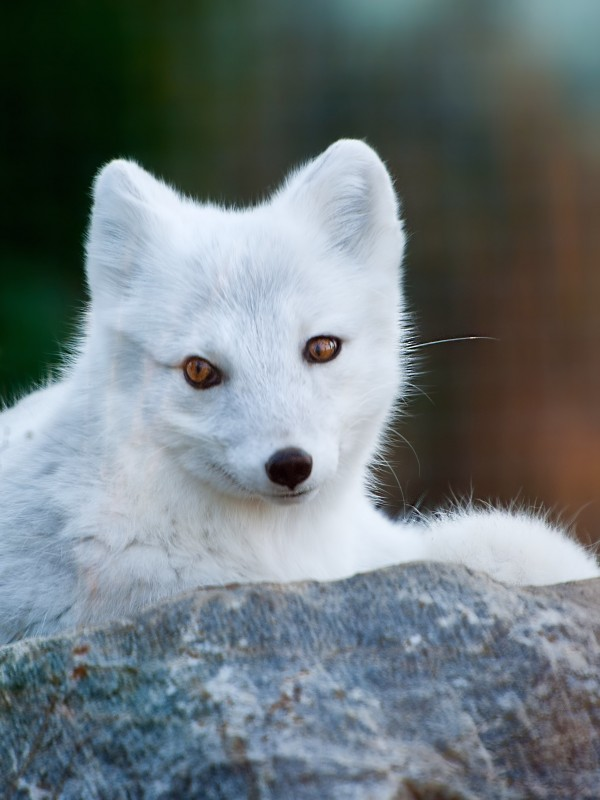
//> input picture hw_2/hw_2/fox.jpg, 600 x 800 px
$ ./main   (built with g++ and OpenCV 4)
//> lines starting //> are read from the running program, lines starting //| are printed output that depends on the picture
#include <iostream>
#include <opencv2\core\core.hpp>
#include <opencv2\highgui\highgui.hpp>
#include <opencv2\imgproc\imgproc.hpp>

using namespace std;
using namespace cv;

enum _State_ {
	STATE_OK = 0,
	STATE_EMPTY_IMAGE = 1
};

enum _ImageType_ {
	/* 8bit, color or not */
	IMAGE_UNCHANGED = -1,
	/* 8bit, gray */
	IMAGE_GRAYSCALE = 0,
	/* ?, color */
	IMAGE_COLOR = 1,
	/* any depth, ? */
	IMAGE_ANYDEPTH = 2,
	/* ?, any color */
	IMAGE_ANYCOLOR = 4,
	/* ?, no rotate */
	IMAGE_IGNORE_ORIENTATION = 128
};

enum _Channel {
	CM_BLUE = 0,
	CM_GREEN = 1,
	CM_RED = 2,
	CM_ALL = 3
};

namespace IProcess
{
	bool loadImage(char * file_name, _ImageType_ image_type, Mat * output_image);
	bool showImage(Mat input_image, char * window_name);
	bool findGroupMap(int16_t num_group, Mat input_image, Mat * output_group_map);
	bool findDistribution(Mat input_image, Mat * blue_hist, Mat * green_hist, Mat * red_hist, int16_t * number_distinct_values, int16_t * max_values);
	bool normalizeDistributions(Mat input_blue_hist, Mat input_green_hist, Mat input_red_hist, Mat histogram_image, Mat * output_blue_hist, Mat * output_green_hist, Mat * output_red_hist);
	bool plotHistogram(Mat * histogram_image, Mat blue_histogram, Mat green_histogram, Mat red_histogram, int histogram_size, int hist_height, int bin_width);
}

bool IProcess::loadImage(char * file_name, _ImageType_ image_type, Mat * output_image) {
//> called with file_name = "fox.jpg"
	*output_image = imread(file_name, image_type);
//> output_image is the input picture: 800 rows x 600 cols, CV_8UC3; mean B, G, R 122.7, 119.4, 109.1
	if (!(*output_image).data) {
		cout << "Could not open or find the image!!!" << endl;
		return false;
	}

	cout << "Load image successfully." << endl;
	cout << "Size: " << (*output_image).rows << "x" << (*output_image).cols << "x" << (*output_image).channels() << endl;
//| Size: 800x600x3
	/*imshow("aaa", *output_image);
	waitKey(0);*/
	return true;
}

bool IProcess::showImage(Mat input_image, char * window_name) {
	if (!input_image.data) {
		cout << "Image is not ready yet" << endl;
		return false;
	}

	cout << "Image showed ..." << endl;
	imshow(window_name, input_image);
	waitKey(0);
	cout << "Image closed ..." << endl;
	return true;
}

bool IProcess::findGroupMap(int16_t num_group, Mat input_image, Mat * output_group_map) {
//> called with num_group = 128
	if (num_group < 1) {
		cout << "Number of group must be a positive integer number." << endl;
		return false;
	}

	*output_group_map = Mat::zeros(input_image.rows, input_image.cols, input_image.type());

	int16_t range_length = 256 / num_group;

	for (int row = 0; row < input_image.rows; row++) {
		for (int col = 0; col < input_image.cols; col++) {
			for (int channel = 0; channel < 3; channel++) {
				(*output_group_map).at<Vec3b>(row, col)[channel] = input_image.at<Vec3b>(row, col)[channel] / range_length;
			}
		}
	}
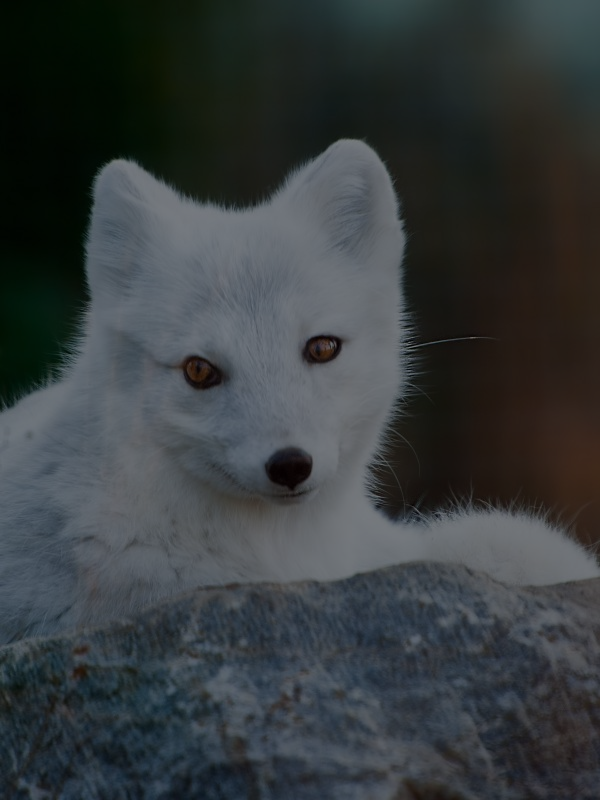
//> output_group_map: 800 rows x 600 cols, CV_8UC3; mean B, G, R 61.1, 59.5, 54.3

	return true;
}

bool IProcess::findDistribution(Mat input_image, Mat * blue_hist, Mat * green_hist, Mat * red_hist, int16_t * number_distinct_values, int16_t * max_value) {
	cout << "\nFind number of distinct values ..." << endl;
	*number_distinct_values = 0;
	*max_value = -1;
	Mat value_flag = Mat(255, 1, CV_8UC1, Scalar(0, 0));
	for (int row = 0; row < input_image.rows; row++) {
		for (int col = 0; col < input_image.cols; col++) {
			for (int channel = 0; channel < input_image.channels(); channel++) {
				int16_t value = input_image.at<Vec3b>(row, col)[channel];
				if (!value_flag.at<uchar>(value, 0)) {
					value_flag.at<uchar>(value, 0) = 1;
					*number_distinct_values += 1;
					if (value > *max_value) *max_value = value;
				}
			}
		}
	}
//> after the loop, value_flag = 255 values, max 1 at index 0, min 0 at index 128, mean 0.502
	cout << "Number of distinct values is: " << *number_distinct_values << endl;
//| Number of distinct values is: 128
	cout << "Max values is: " << *max_value << endl;
//| Max values is: 127

	cout << "Find distribution ..." << endl;
	/// Establish the number of bins
	int histSize = *max_value;
//> histSize = 127

	/// Separate the image in 3 places ( B, G and R )
	vector<Mat> bgr_planes;
	split(input_image, bgr_planes);
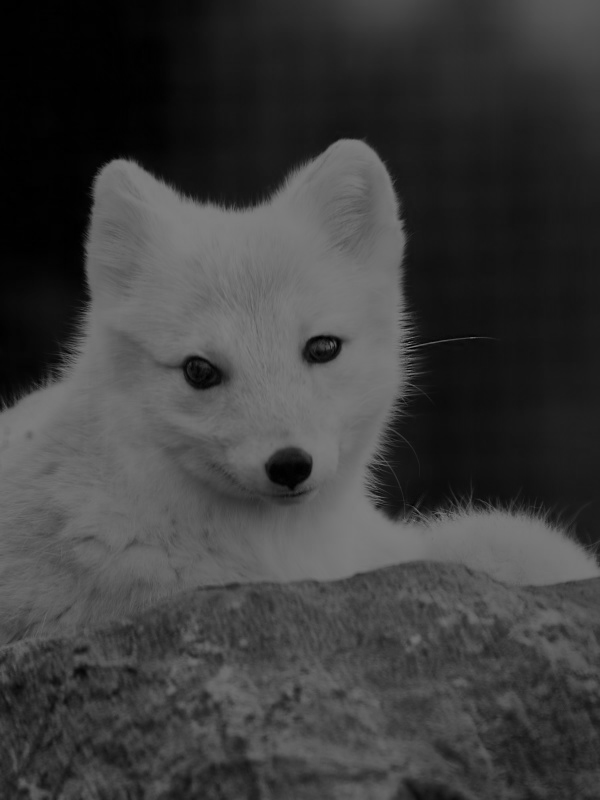
//> bgr_planes[0]: 800 rows x 600 cols, CV_8UC1; min 0, max 127, mean 61.1
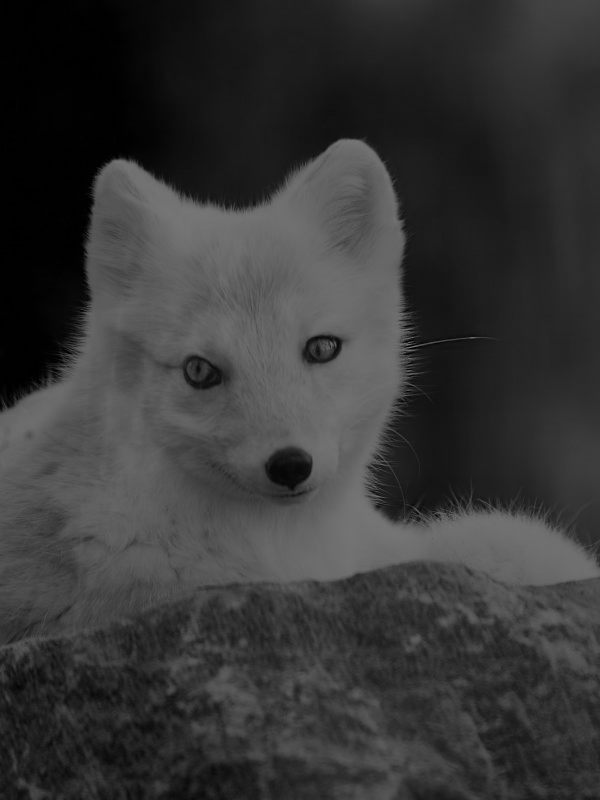
//> bgr_planes[2]: 800 rows x 600 cols, CV_8UC1; min 0, max 118, mean 54.3

	/// Set the ranges ( for B,G,R) )
	float range[] = { 0, histSize };
//> range = [0, 127]
	const float* histRange = { range };

	bool uniform = true;
	bool accumulate = false;

	/// Compute the histograms:
	calcHist(&bgr_planes[0], 1, 0, Mat(), *blue_hist, 1, &histSize, &histRange, uniform, accumulate);
//> blue_hist = 127 values, max 18157 at index 1, min 955 at index 126, mean 3776
	calcHist(&bgr_planes[1], 1, 0, Mat(), *green_hist, 1, &histSize, &histRange, uniform, accumulate);
//> green_hist = 127 values, max 11899 at index 28, min 0 at index 124, mean 3779.5
	calcHist(&bgr_planes[2], 1, 0, Mat(), *red_hist, 1, &histSize, &histRange, uniform, accumulate);
//> red_hist = 127 values, max 24336 at index 1, min 0 at index 119, mean 3779.5

	cout << "Find distribution successfully." << endl;

	return true;
}

bool IProcess::normalizeDistributions(Mat input_blue_hist, Mat input_green_hist, Mat input_red_hist, Mat histogram_image, Mat * output_blue_hist, Mat * output_green_hist, Mat * output_red_hist) {
	cout << "Normalize distribution ..." << endl;
	/// Normalize the result to [ 0, histImage.rows ]
	normalize(input_blue_hist, *output_blue_hist, 0, histogram_image.rows, NORM_MINMAX, -1, Mat());
	normalize(input_green_hist, *output_green_hist, 0, histogram_image.rows, NORM_MINMAX, -1, Mat());
	normalize(input_red_hist, *output_red_hist, 0, histogram_image.rows, NORM_MINMAX, -1, Mat());

	cout << "Normalize distribution successfully." << endl;

	return true;
}

bool IProcess::plotHistogram(Mat * histogram_image, Mat blue_histogram, Mat green_histogram, Mat red_histogram, int histogram_size, int hist_height, int bin_width) {
	cout << "\nPlot histogram ..." << endl;

	/// Draw for each channel
	for (int i = 0; i < histogram_size; i++)
	{
		line(*histogram_image,
			Point(bin_width*(i), hist_height),
			Point(bin_width*(i), hist_height - cvRound(blue_histogram.at<float>(i))),
			Scalar(255, 0, 0), bin_width / 10, 8, 0);
		line(*histogram_image,
			Point(bin_width*(i) +bin_width / 10, hist_height),
			Point(bin_width*(i) +bin_width / 10, hist_height - cvRound(green_histogram.at<float>(i))),
			Scalar(0, 255, 0), bin_width / 10, 8, 0);
		line(*histogram_image,
			Point(bin_width*(i) + 2 * bin_width / 10, hist_height),
			Point(bin_width*(i) + 2 * bin_width / 10, hist_height - cvRound(red_histogram.at<float>(i))),
			Scalar(0, 0, 255), bin_width / 10, 8, 0);

		if (!i) continue;

		line(*histogram_image, Point(bin_width*(i - 1), hist_height - cvRound(blue_histogram.at<float>(i - 1))),
			Point(bin_width*(i), hist_height - cvRound(blue_histogram.at<float>(i))),
			Scalar(255, 0, 0), 2, 8, 0);
		line(*histogram_image, Point(bin_width*(i - 1), hist_height - cvRound(green_histogram.at<float>(i - 1))),
			Point(bin_width*(i), hist_height - cvRound(green_histogram.at<float>(i))),
			Scalar(0, 255, 0), 2, 8, 0);
		line(*histogram_image, Point(bin_width*(i - 1), hist_height - cvRound(red_histogram.at<float>(i - 1))),
			Point(bin_width*(i), hist_height - cvRound(red_histogram.at<float>(i))),
			Scalar(0, 0, 255), 2, 8, 0);
	}

	cout << "Plot histogram successfully" << endl;
	return true;
}

int main(int args, char ** argv) {
	printf("Hello \n");

	Mat image, groupMap;
	/*image = imread("fox.jpg", CV_LOAD_IMAGE_COLOR);*/
	IProcess::loadImage("fox.jpg", IMAGE_COLOR, &image);
	//IProcess::showImage(image, "Original Image");
	IProcess::findGroupMap(128, image, &groupMap);
	//IProcess::showImage(groupMap*60, "Grouped Image");

	// Find distribution
	int histSize = 2;
	Mat b_hist, g_hist, r_hist;
	int16_t numberDistinctValue, maxValue;
	IProcess::findDistribution(groupMap, &b_hist, &g_hist, &r_hist, &numberDistinctValue, &maxValue);
//> b_hist has the same summary as blue_hist in findDistribution; g_hist has the same summary as green_hist in findDistribution; r_hist has the same summary as red_hist in findDistribution; numberDistinctValue = 128; maxValue = 127

	// Draw the histograms for B, G and R
	int hist_w = 512;
	int hist_h = 400;
	int bin_w = cvRound((double)hist_w / maxValue);
//> bin_w = 4
	Mat histImage(hist_h, hist_w, CV_8UC3, Scalar(0, 0, 0));

	/// Normalize the result to [ 0, histImage.rows ]
	Mat norm_b_hist, norm_g_hist, norm_r_hist;
	IProcess::normalizeDistributions(b_hist, g_hist, r_hist, histImage, &norm_b_hist, &norm_g_hist, &norm_r_hist);
//> in normalizeDistributions, `normalize(input_blue_hist, *output_blue_hist, 0, histogram_image.rows,..`: output_blue_hist = 127 values, max 400 at index 1, min 0 at index 126, mean 65.6
//> in normalizeDistributions, `normalize(input_green_hist, *output_green_hist, 0, histogram_image.row..`: output_green_hist = 127 values, max 400 at index 28, min 0 at index 124, mean 127.1
//> in normalizeDistributions, `normalize(input_red_hist, *output_red_hist, 0, histogram_image.rows, N..`: output_red_hist = 127 values, max 400 at index 1, min 0 at index 119, mean 62.12
//> norm_b_hist has the same summary as output_blue_hist in normalizeDistributions; norm_g_hist has the same summary as output_green_hist in normalizeDistributions; norm_r_hist has the same summary as output_red_hist in normalizeDistributions

	// Plot histogram
	IProcess::plotHistogram(&histImage, norm_b_hist, norm_g_hist, norm_r_hist, maxValue, hist_h, bin_w);
//> (the run ends here: the program stops with an error, at `line(*histogram_image,`)
